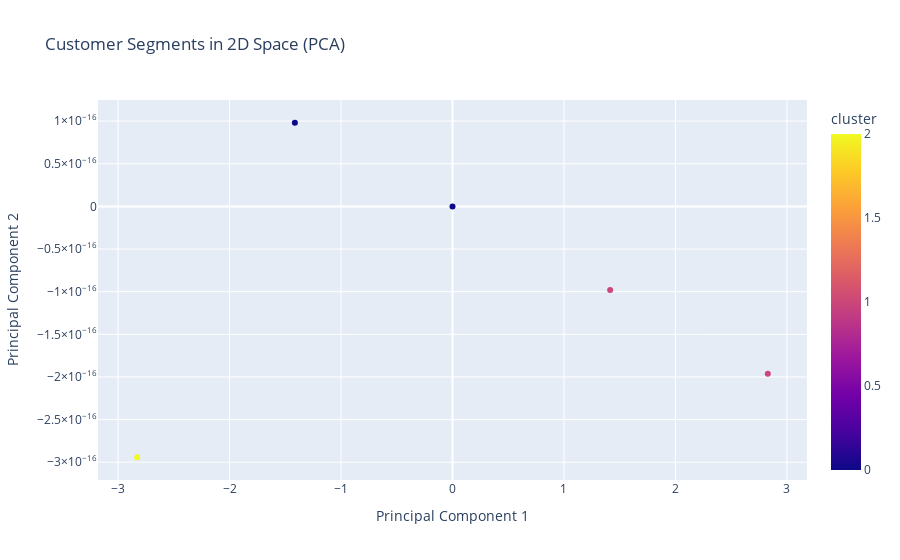

Source (notebook cell):
### Code cell
# Applying PCA
from sklearn.decomposition import PCA

# Create a PCA object and transform the features
pca = PCA(n_components=2)
pca_result = pca.fit_transform(df[['feature1', 'feature2']])

# Assign the PCA components to new columns
df['pca1'], df['pca2'] = pca_result[:, 0], pca_result[:, 1]

# Visualize the result using Plotly
import plotly.express as px
fig = px.scatter(df, x='pca1', y='pca2', color='cluster',
                 title="Customer Segments in 2D Space (PCA)",
                 labels={"pca1": "Principal Component 1", "pca2": "Principal Component 2"})
fig.show()

### Figure 1 — Plotly figure (JSON) as saved in the notebook; plotly's stock layout.template omitted (floating-point values rounded to 4 significant figures)
{"data": [{"hovertemplate": "Principal Component 1=%{x}<br>Principal Component 2=%{y}<br>cluster=%{marker.color}<extra></extra>", "legendgroup": "", "marker": {"color": [2, 0, 0, 1, 1], "coloraxis": "coloraxis", "symbol": "circle"}, "mode": "markers", "name": "", "orientation": "v", "showlegend": false, "type": "scatter", "x": [-2.828, -1.414, 0.0, 1.414, 2.828], "xaxis": "x", "y": [-2.941e-16, 9.805e-17, -0.0, -9.805e-17, -1.961e-16], "yaxis": "y"}], "layout": {"coloraxis": {"colorbar": {"title": {"text": "cluster"}}, "colorscale": [[0, "#0d0887"], [0.1111, "#46039f"], [0.2222, "#7201a8"], [0.3333, "#9c179e"], [0.4444, "#bd3786"], [0.5556, "#d8576b"], [0.6667, "#ed7953"], [0.7778, "#fb9f3a"], [0.8889, "#fdca26"], [1, "#f0f921"]]}, "legend": {"tracegroupgap": 0}, "title": {"text": "Customer Segments in 2D Space (PCA)"}, "xaxis": {"anchor": "y", "domain": [0, 1], "title": {"text": "Principal Component 1"}}, "yaxis": {"anchor": "x", "domain": [0, 1], "title": {"text": "Principal Component 2"}}}}
